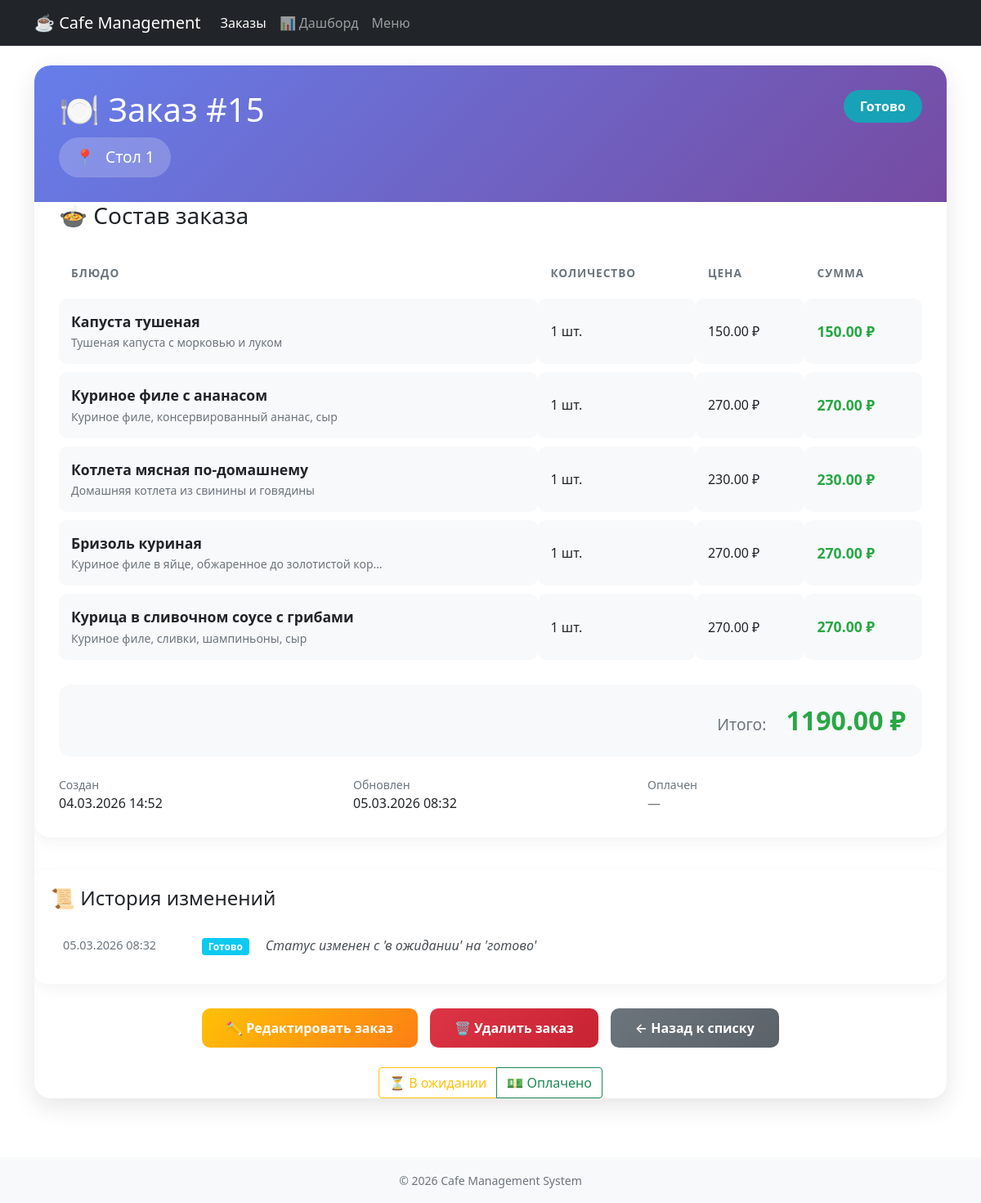
/orders/order/15/, run on the app's committed database.
### orders/models.py (models this page shows, shortened)
class Order(models.Model):
    STATUS_CHOICES = [
        ("в ожидании", "В ожидании"),
        ("готово", "Готово"),
        ("оплачено", "Оплачено"),
    ]
    table_number = models.IntegerField(verbose_name="Номер стола")
    items = models.TextField(
        verbose_name="Список блюд (старый формат)",
        blank=True,
        help_text="Только для старых заказов. Новые заказы используют OrderItem"
    )
    total_price = models.DecimalField(
        max_digits=10,
        decimal_places=2,
        default=0,
        verbose_name="Общая стоимость"
    )
    status = models.CharField(
        max_length=20,
        choices=STATUS_CHOICES,
        default="в ожидании",
        verbose_name="Статус"
    )
    created_at = models.DateTimeField(auto_now_add=True, verbose_name="Создан")
    updated_at = models.DateTimeField(auto_now=True, verbose_name="Обновлен")
    paid_at = models.DateTimeField(null=True, blank=True, verbose_name="Оплачен")
    def get_items_display(self):
        if hasattr(self, 'order_items') and self.order_items.exists():
            return [
                {
                    'name': oi.item.name,
                    'quantity': oi.quantity,
                    'price': oi.item.price,
                    'total': oi.total_price
                }
                for oi in self.order_items.all()
            ]
    class Meta:
        verbose_name = "Заказ"
        verbose_name_plural = "Заказы"
        ordering = ['-created_at']

class OrderItem(models.Model):
    order = models.ForeignKey(Order, on_delete=models.CASCADE, related_name='order_items', verbose_name="Заказ")
    item = models.ForeignKey(Item, on_delete=models.PROTECT, verbose_name="Блюдо")
    quantity = models.PositiveIntegerField(default=1, verbose_name="Количество")
    class Meta:
        verbose_name = "Позиция заказа"
        verbose_name_plural = "Позиции заказа"
    @property
    def total_price(self):
        return self.item.price * self.quantity

class Item(models.Model):
    CATEGORY_CHOICES = [
        ('закуски', 'Закуски'),
        ('салаты', 'Салаты'),
        ('супы', 'Супы'),
        ('горячее', 'Горячие блюда'),
        ('гарниры', 'Гарниры'),
        ('напитки', 'Напитки'),
        ('десерты', 'Десерты'),
        ('прочее', 'Прочее'),
    ]
    name = models.CharField(max_length=100, verbose_name="Название блюда", unique=True)
    description = models.TextField(verbose_name="Описание/состав", blank=True)
    price = models.DecimalField(max_digits=10, decimal_places=2, verbose_name="Цена")
    category = models.CharField(max_length=50, choices=CATEGORY_CHOICES, default='прочее', verbose_name="Категория")
    is_available = models.BooleanField(default=True, verbose_name="Доступно")
    created_at = models.DateTimeField(auto_now_add=True, verbose_name="Дата добавления")
    class Meta:
        verbose_name = "Блюдо"
        verbose_name_plural = "Меню"
        ordering = ['category', 'name']

class OrderHistory(models.Model):
    order = models.ForeignKey(Order, on_delete=models.CASCADE, related_name='history', verbose_name="Заказ")
    status = models.CharField(max_length=20, choices=Order.STATUS_CHOICES, verbose_name="Статус")
    changed_at = models.DateTimeField(auto_now_add=True, verbose_name="Время изменения")
    changed_by = models.CharField(max_length=100, verbose_name="Кто изменил", blank=True, null=True)
    comment = models.TextField(verbose_name="Комментарий", blank=True)
    class Meta:
        verbose_name = "История заказа"
        verbose_name_plural = "История заказов"
        ordering = ['-changed_at']

### orders/views.py (the view)
# urls.py: path('order/<int:order_id>/', views.order_detail, name='order_detail'),
def order_detail(request, order_id):
    order = get_object_or_404(Order, id=order_id)
    order.display_items = order.get_items_display()
    history = order.history.all()
    return render(request, 'orders/order_detail.html', {
        'order': order,
        'history': history
    })

### orders/templates/orders/order_detail.html (shortened to what this page needs)
{% extends "orders/base.html" %}
{% load static %}
{% block content %}
<div class="container">
    <div class="order-detail-card">
        <div class="order-header">
            <div class="d-flex justify-content-between align-items-start flex-wrap">
                <div>
                    <h1>🍽️ Заказ #{{ order.id }}</h1>
                    <div class="table-badge">
                        <span class="me-2">📍</span> Стол {{ order.table_number }}
                    </div>
                </div>
                <div>
                    <span class="status-badge
                        {% if order.status == 'в ожидании' %}status-waiting
                        {% elif order.status == 'готово' %}status-ready
                        {% elif order.status == 'оплачено' %}status-paid
                        {% endif %}">
                        {{ order.get_status_display }}
                    </span>
                </div>
            </div>
        </div>
        <div class="info-section">
            <h3 class="mb-4">🍲 Состав заказа</h3>
            {% if order.order_items.exists %}
                <table class="items-table">
                    <thead>
                        <tr>
                            <th>Блюдо</th>
                            <th>Количество</th>
                            <th>Цена</th>
                            <th>Сумма</th>
                        </tr>
                    </thead>
                    <tbody>
                        {% for item in order.order_items.all %}
                        <tr>
                            <td>
                                <span class="item-name">{{ item.item.name }}</span>
                                {% if item.item.description %}
                                    <br><small class="text-muted">{{ item.item.description|truncatechars:50 }}</small>
                                {% endif %}
                            </td>
                            <td>{{ item.quantity }} шт.</td>
                            <td>{{ item.item.price }} ₽</td>
                            <td class="item-price">{{ item.total_price }} ₽</td>
                        </tr>
                        {% endfor %}
                    </tbody>
                </table>
            {% else %}
                <div class="text-center text-muted py-4">
                    В заказе нет блюд
                </div>
            {% endif %}
            <div class="total-section">
                <span class="total-label">Итого:</span>
                <span class="total-amount">{{ order.total_price }} ₽</span>
            </div>
            <div class="row mt-4">
                <div class="col-md-4">
                    <div class="text-muted small">Создан</div>
                    <div>{{ order.created_at|date:"d.m.Y H:i" }}</div>
                </div>
                <div class="col-md-4">
                    <div class="text-muted small">Обновлен</div>
                    <div>{{ order.updated_at|date:"d.m.Y H:i" }}</div>
                </div>
                <div class="col-md-4">
                    <div class="text-muted small">Оплачен</div>
                    <div>
                        {% if order.paid_at %}
                            {{ order.paid_at|date:"d.m.Y H:i" }}
                        {% else %}
                            <span class="text-muted">—</span>
                        {% endif %}
                    </div>
                </div>
            </div>
        </div>
        {% if order.history.exists %}
        <div class="history-section">
            <h4 class="mb-3">📜 История изменений</h4>
            {% for record in order.history.all %}
            <div class="history-item">
                <div class="history-time">
                    {{ record.changed_at|date:"d.m.Y H:i" }}
                </div>
                <div class="history-status">
                    <span class="badge
                        {% if record.status == 'в ожидании' %}bg-warning text-dark
                        {% elif record.status == 'готово' %}bg-info
                        {% elif record.status == 'оплачено' %}bg-success
                        {% endif %}">
                        {{ record.get_status_display }}
                    </span>
                </div>
                <div class="history-comment flex-grow-1">
                    {% if record.comment %}
                        {{ record.comment }}
                    {% endif %}
                </div>
            </div>
            {% endfor %}
        </div>
        {% endif %}
        <div class="action-buttons">
            <a href="{% url 'order_edit' order.id %}" class="btn-action btn-edit">
                ✏️ Редактировать заказ
            </a>
            <a href="{% url 'order_delete' order.id %}"
               class="btn-action btn-delete"
               onclick="return confirm('Вы уверены, что хотите удалить заказ #{{ order.id }}?')">
                🗑️ Удалить заказ
            </a>
            <a href="{% url 'order_list' %}" class="btn-action btn-back">
                ← Назад к списку
            </a>
        </div>
        {% if order.status != 'оплачено' %}
        <div class="text-center mt-4">
            <form method="post" action="{% url 'update_status' order.id %}" style="display: inline;">
                <div class="btn-group" role="group">
                    {% if order.status != 'в ожидании' %}
                    <button type="submit" name="status" value="в ожидании" class="btn btn-outline-warning">
                        ⏳ В ожидании
                    </button>
                    {% endif %}
                    {% if order.status != 'оплачено' %}
                    <button type="submit" name="status" value="оплачено" class="btn btn-outline-success">
                        💵 Оплачено
                    </button>
                    {% endif %}
                </div>
            </form>
        </div>
        {% endif %}
    </div>
</div>
{% endblock %}

### orders/templates/orders/order_detail.html (style rules this page uses)
.order-detail-card { border-radius: 20px; border: none; box-shadow: 0 10px 30px rgba(0,0,0,0.1); overflow: hidden; }
.order-header { background: linear-gradient(135deg, #667eea 0%, #764ba2 100%); color: white; padding: 30px; position: relative; }
.order-header h1 { font-size: 2.5rem; margin-bottom: 10px; }
.table-badge { background: rgba(255,255,255,0.2); padding: 10px 20px; border-radius: 50px; display: inline-block; font-size: 1.2rem; }
.status-badge { padding: 8px 20px; border-radius: 50px; font-weight: 600; font-size: 1rem; display: inline-block; }
.status-ready { background-color: #17a2b8; color: white; }
.info-section { background: white; padding: 30px; border-radius: 20px; margin-top: -30px; margin-bottom: 30px; box-shadow: 0 5px 20px rgba(0,0,0,0.05); }
.items-table { width: 100%; border-collapse: separate; border-spacing: 0 10px; }
.items-table th { color: #6c757d; font-weight: 600; text-transform: uppercase; font-size: 0.85rem; letter-spacing: 1px; padding: 10px 15px; }
.items-table td { background: #f8f9fa; padding: 15px; border-radius: 10px; }
.item-name { font-weight: 600; font-size: 1.1rem; }
.item-price { font-weight: 600; color: #28a745; font-size: 1.1rem; }
.total-section { background: #f8f9fa; padding: 20px; border-radius: 15px; margin-top: 20px; text-align: right; }
.total-label { font-size: 1.2rem; color: #6c757d; margin-right: 20px; }
.total-amount { font-size: 2rem; font-weight: bold; color: #28a745; }
.action-buttons { display: flex; gap: 15px; justify-content: center; margin-top: 30px; }
.btn-action { padding: 12px 30px; border-radius: 10px; text-decoration: none; font-weight: 600; transition: transform 0.3s, box-shadow 0.3s; border: none; cursor: pointer; }
.btn-edit { background: linear-gradient(135deg, #ffc107 0%, #fd7e14 100%); color: white; }
.btn-delete { background: linear-gradient(135deg, #dc3545 0%, #c82333 100%); color: white; }
.btn-back { background: linear-gradient(135deg, #6c757d 0%, #5a6268 100%); color: white; }
.history-section { margin-top: 40px; padding: 20px; background: white; border-radius: 15px; box-shadow: 0 5px 20px rgba(0,0,0,0.05); }
.history-item { display: flex; align-items: center; padding: 15px; border-bottom: 1px solid #eee; }
.history-item:last-child { border-bottom: none; }
.history-time { min-width: 150px; color: #6c757d; font-size: 0.9rem; }
.history-status { margin: 0 20px; }
.history-comment { color: #495057; font-style: italic; }

### data on the page
Order: id "15", table_number "1", status "Готово", total_price "1190.00", created_at "04.03.2026 14:52", updated_at "05.03.2026 08:32"
OrderItem: item.name "Капуста тушеная", item.description "Тушеная капуста с морковью и луком", quantity "1", item.price "150.00", total_price "150.00"
OrderItem: item.name "Куриное филе с ананасом", item.description "Куриное филе, консервированный ананас, сыр", quantity "1", item.price "270.00", total_price "270.00"
OrderItem: item.name "Котлета мясная по-домашнему", item.description "Домашняя котлета из свинины и говядины", quantity "1", item.price "230.00", total_price "230.00"
OrderItem: item.name "Бризоль куриная", item.description "Куриное филе в яйце, обжаренное до золотистой кор…", quantity "1", item.price "270.00", total_price "270.00"
OrderItem: item.name "Курица в сливочном соусе с грибами", item.description "Куриное филе, сливки, шампиньоны, сыр", quantity "1", item.price "270.00", total_price "270.00"
OrderHistory: changed_at "05.03.2026 08:32", status "Готово", comment "Статус изменен с 'в ожидании' на 'готово'"
